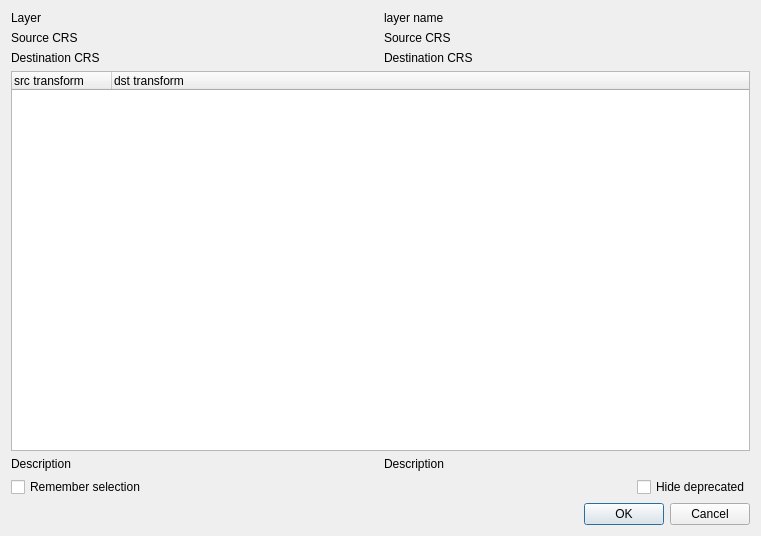
<?xml version="1.0" encoding="UTF-8"?>
<ui version="4.0">
 <class>DatumTransformDialogBase</class>
 <widget class="QDialog" name="DatumTransformDialogBase">
  <property name="geometry">
   <rect>
    <x>0</x>
    <y>0</y>
    <width>761</width>
    <height>536</height>
   </rect>
  </property>
  <property name="windowTitle">
   <string>Dialog</string>
  </property>
  <layout class="QGridLayout" name="gridLayout">
   <item row="0" column="0">
    <widget class="QLabel" name="label_3">
     <property name="text">
      <string>Layer</string>
     </property>
    </widget>
   </item>
   <item row="0" column="1">
    <widget class="QLabel" name="mLabelLayer">
     <property name="text">
      <string notr="true">layer name</string>
     </property>
    </widget>
   </item>
   <item row="1" column="0">
    <widget class="QLabel" name="label">
     <property name="text">
      <string>Source CRS</string>
     </property>
    </widget>
   </item>
   <item row="1" column="1">
    <widget class="QLabel" name="mLabelSrcCrs">
     <property name="text">
      <string notr="true">Source CRS</string>
     </property>
    </widget>
   </item>
   <item row="2" column="0">
    <widget class="QLabel" name="label_2">
     <property name="text">
      <string>Destination CRS</string>
     </property>
    </widget>
   </item>
   <item row="2" column="1">
    <widget class="QLabel" name="mLabelDstCrs">
     <property name="text">
      <string notr="true">Destination CRS</string>
     </property>
    </widget>
   </item>
   <item row="3" column="0" colspan="2">
    <widget class="QTreeWidget" name="mDatumTransformTreeWidget">
     <column>
      <property name="text">
       <string>src transform</string>
      </property>
     </column>
     <column>
      <property name="text">
       <string>dst transform</string>
      </property>
     </column>
     <column>
      <property name="text">
       <string/>
      </property>
     </column>
    </widget>
   </item>
   <item row="4" column="0">
    <widget class="QLabel" name="mLabelSrcDescription">
     <property name="text">
      <string notr="true">Description</string>
     </property>
     <property name="alignment">
      <set>Qt::AlignLeading|Qt::AlignLeft|Qt::AlignTop</set>
     </property>
     <property name="wordWrap">
      <bool>true</bool>
     </property>
    </widget>
   </item>
   <item row="4" column="1">
    <widget class="QLabel" name="mLabelDstDescription">
     <property name="text">
      <string notr="true">Description</string>
     </property>
     <property name="alignment">
      <set>Qt::AlignLeading|Qt::AlignLeft|Qt::AlignTop</set>
     </property>
     <property name="wordWrap">
      <bool>true</bool>
     </property>
    </widget>
   </item>
   <item row="5" column="0" colspan="2">
    <layout class="QHBoxLayout" name="horizontalLayout">
     <item>
      <widget class="QCheckBox" name="mRememberSelectionCheckBox">
       <property name="text">
        <string>Remember selection</string>
       </property>
      </widget>
     </item>
     <item>
      <spacer name="horizontalSpacer">
       <property name="orientation">
        <enum>Qt::Horizontal</enum>
       </property>
       <property name="sizeHint" stdset="0">
        <size>
         <width>40</width>
         <height>20</height>
        </size>
       </property>
      </spacer>
     </item>
     <item>
      <widget class="QCheckBox" name="mHideDeprecatedCheckBox">
       <property name="text">
        <string>Hide deprecated</string>
       </property>
      </widget>
     </item>
    </layout>
   </item>
   <item row="6" column="0" colspan="2">
    <widget class="QDialogButtonBox" name="buttonBox">
     <property name="orientation">
      <enum>Qt::Horizontal</enum>
     </property>
     <property name="standardButtons">
      <set>QDialogButtonBox::Cancel|QDialogButtonBox::Ok</set>
     </property>
    </widget>
   </item>
  </layout>
 </widget>
 <resources/>
 <connections/>
</ui>
